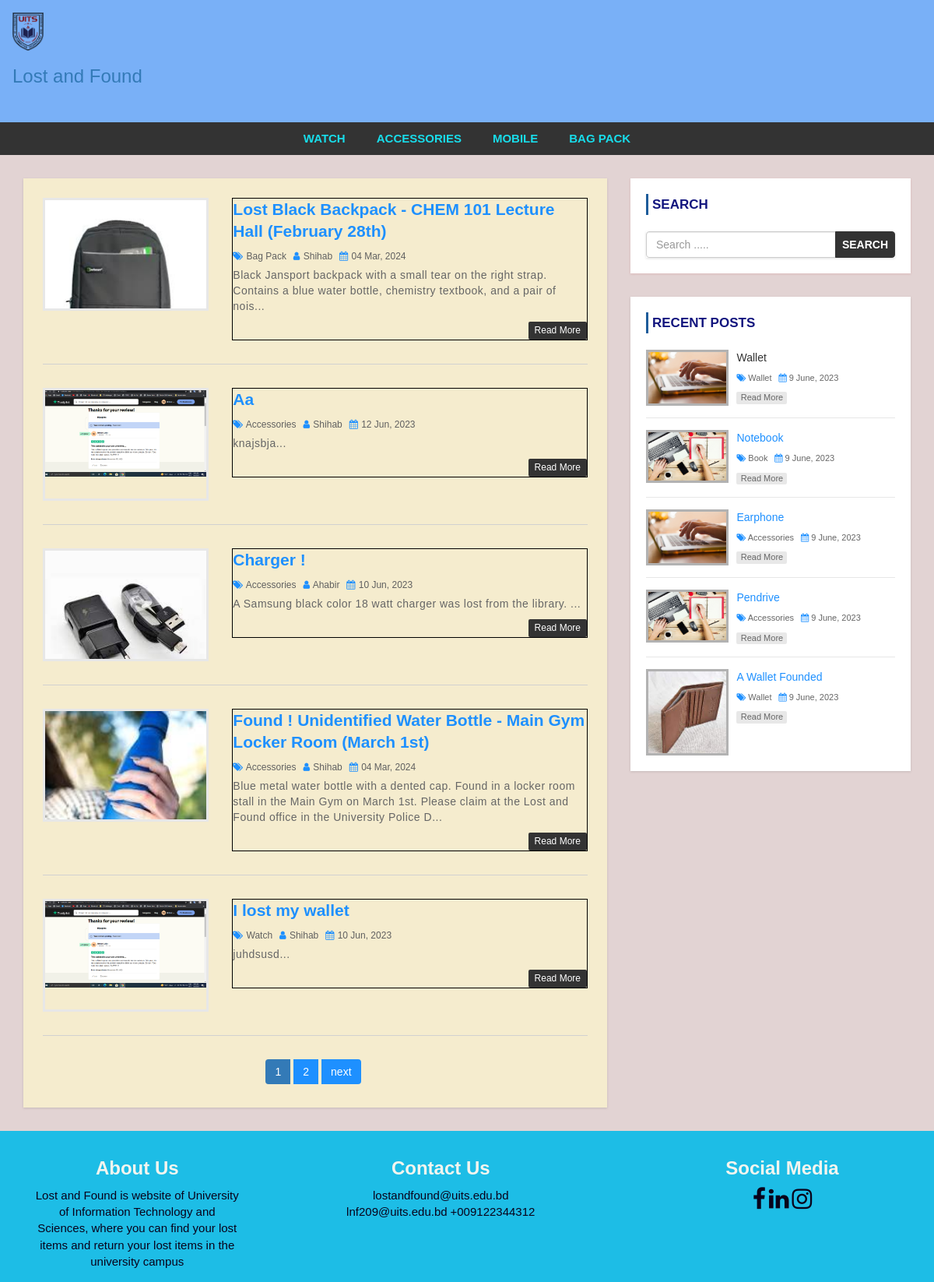
The page / on the database its author committed.
### tables this page shows
CREATE TABLE `category` (
  `category_id` int(11) NOT NULL,
  `category_name` varchar(100) NOT NULL,
  `post` int(11) NOT NULL DEFAULT 0
);

CREATE TABLE `post` (
  `post_id` int(11) NOT NULL,
  `title` varchar(100) NOT NULL,
  `description` text NOT NULL,
  `category` varchar(100) NOT NULL,
  `post_date` varchar(50) NOT NULL,
  `author` int(11) NOT NULL,
  `post_img` varchar(100) NOT NULL
);

CREATE TABLE `user` (
  `user_id` int(10) UNSIGNED NOT NULL,
  `first_name` varchar(30) NOT NULL,
  `last_name` varchar(30) NOT NULL,
  `username` varchar(30) DEFAULT NULL,
  `password` varchar(40) DEFAULT NULL,
  `role` int(11) NOT NULL
);

### index.php (the view, shortened to what this page needs)
<?php include 'header.php'; ?>
    <div id="main-content">
        <div class="container">
            <div class="row">
                <div class="col-md-8">
                    <div class="post-container">
<?php
  include "admin/config.php";
  $limit = 5;
if(isset($_GET['page'])){
  $page_number = $_GET['page'];
}else{
  $page_number = 1;
}
  $offset = ($page_number - 1) * $limit;
$query = "SELECT post.post_id, post.title, post.description,post.post_img, post.post_date,post.category, category.category_name,user.username,post.author FROM post
  LEFT JOIN category ON post.category = category.category_id
  LEFT JOIN user ON post.author = user.user_id
  ORDER BY post.title ASC LIMIT {$offset },{$limit}";
  $result = mysqli_query($connection,$query) or die("Failed");
  $count = mysqli_num_rows($result);
  if($count > 0){
    while($row = mysqli_fetch_assoc($result)){
?>
                    <div class="post-content">
                        <div class="row">
                            <div class="col-md-4">
                                <a class="post-img" href="single.php?id=<?php echo $row['post_id'] ?>"><img src="admin/upload/<?php echo $row['post_img'] ?>" alt=""/></a>
                            </div>
                            <div class="col-md-8">
                                <div class="inner-content clearfix">
                                    <h3><a href='single.php?id=<?php echo $row['post_id'] ?>'><?php echo $row['title'] ?></a></h3>
                                    <div class="post-information">
                                        <span>
                                            <i class="fa fa-tags" aria-hidden="true"></i>
                                            <a href='category.php?cid=<?php echo $row['category'] ?>'><?php echo $row['category_name'] ?></a>
                                        </span>
                                        <span>
                                            <i class="fa fa-user" aria-hidden="true"></i>
                                            <a href='author.php?author_id=<?php echo $row['author'] ?>'><?php echo $row['username'] ?></a>
                                        </span>
                                        <span>
                                            <i class="fa fa-calendar" aria-hidden="true"></i>
                                            <?php echo $row['post_date'] ?>
                                        </span>
                                    </div>
                                    <p class="description">
                                        <?php echo substr($row['description'], 0,170)."..." ?>
                                    </p>
                                    <a class='read-more pull-right' href='single.php?id=<?php echo $row['post_id'] ?>'>read more</a>
                                </div>
                            </div>
                        </div>
                    </div>
      <?php }
      }else{
        echo "No Record Found.";
      }
      $query2 = "SELECT * FROM post ORDER BY title DESC";
      $result2 = mysqli_query($connection,$query2) or die("Failed.");
      if(mysqli_num_rows($result2)){
        $total_records = mysqli_num_rows($result2);
        $total_page = ceil($total_records/$limit);
        echo "<ul class='pagination admin-pagination'>";
        for($i = 1; $i <= $total_page; $i++){
          if($i == $page_number){
            $active = "active";
          }else{
            $active = "";
          }
          echo '<li class='.$active.'><a href="index.php?page='.$i.'">'.$i.'</a></li>';
        }
        if($total_page > $page_number){
          echo '<li><a href="index.php?page='.($page_number+1).'">next</a></li>';
        }
        echo "</ul>";
      }
      ?>
                    </div>
                </div>
                <?php include 'sidebar.php'; ?>
            </div>
        </div>
    </div>
<?php include 'footer.php'; ?>

### header.php (shortened to what this page needs)
<!DOCTYPE html>
<html lang="en">
<head>
    <link rel="stylesheet" href="css/bootstrap.min.css" />
    <link rel="stylesheet" href="css/font-awesome.css">
    <link rel="stylesheet" href="css/style.css">
</head>
<body>
<div id="header">
    <div class="container">
        <div class="row" >
               <nav class="navbar navbar-light bg-light ">
    <img src="images/UITS.png" width="40"  class="d-inline-block" alt="">
    <h3 class="d-inline-block"><a href = "index.php?">  Lost and Found</h3>
</nav>
        </div>
    </div>
</div>
<div id="menu-bar">
    <div class="container">
        <div class="row">
            <div class="col-md-12">
<?php
    include "admin/config.php";
    $query = "SELECT * FROM category WHERE post > 0";
    $result = mysqli_query($connection, $query) or die("Categories query failed.");
    if(mysqli_num_rows($result)){
        $active = "";
 ?>
                <ul class='menu'>
                    <?php
                    while($row = mysqli_fetch_assoc($result)){
                    echo "<li><a class='$active' href='category.php?cid={$row['category_id']}'>{$row['category_name']}</a></li>";
                    }
                    ?>
                </ul>
                <?php } ?>
            </div>
        </div>
    </div>
</div>

### sidebar.php
<div id="sidebar" class="col-md-4">
    <div class="search-box-container">
        <h4>Search</h4>
        <form class="search-post" action="search.php" method ="GET">
            <div class="input-group">
                <input type="text" name="search" class="form-control" placeholder="Search .....">
                <span class="input-group-btn">
                    <button type="submit" class="btn btn-danger">Search</button>
                </span>
            </div>
        </form>
    </div>
    <div class="recent-post-container">
        <h4>Recent Posts</h4>
        <div class="recent-post">
            <a class="post-img" href="">
                <img src="images/post-format.jpg" alt=""/>
            </a>
            <div class="post-content">
                <h5>Wallet</h5>
                <span>
                    <i class="fa fa-tags" aria-hidden="true"></i>
                    <a href='category.php'>Wallet</a>
                </span>
                <span>
                    <i class="fa fa-calendar" aria-hidden="true"></i>
                    9 June, 2023
                </span>
                <a class="read-more" href="single.php">read more</a>
            </div>
        </div>
        <div class="recent-post">
            <a class="post-img" href="">
                <img src="images/post_1.jpg" alt=""/>
            </a>
            <div class="post-content">
                <h5><a href="single.php">Notebook</a></h5>
                <span>
                    <i class="fa fa-tags" aria-hidden="true"></i>
                    <a href='category.php'>Book</a>
                </span>
                <span>
                    <i class="fa fa-calendar" aria-hidden="true"></i>
                    9 June, 2023
                </span>
                <a class="read-more" href="single.php">read more</a>
            </div>
        </div>
        <div class="recent-post">
            <a class="post-img" href="">
                <img src="images/post-format.jpg" alt=""/>
            </a>
            <div class="post-content">
                <h5><a href="single.php">Earphone</a></h5>
                <span>
                    <i class="fa fa-tags" aria-hidden="true"></i>
                    <a href='category.php'>Accessories</a>
                </span>
                <span>
                    <i class="fa fa-calendar" aria-hidden="true"></i>
                    9 June, 2023
                </span>
                <a class="read-more" href="single.php">read more</a>
            </div>
        </div>
        <div class="recent-post">
            <a class="post-img" href="">
                <img src="images/post_1.jpg" alt=""/>
            </a>
            <div class="post-content">
                <h5><a href="single.php">Pendrive</a></h5>
                <span>
                    <i class="fa fa-tags" aria-hidden="true"></i>
                    <a href='category.php'>Accessories</a>
                </span>
                <span>
                    <i class="fa fa-calendar" aria-hidden="true"></i>
                    9 June, 2023
                </span>
                <a class="read-more" href="single.php">read more</a>
            </div>
        </div>
        <div class="recent-post">
            <a class="post-img" href="">
                <img src="images/download.jfif" alt=""/>
            </a>
            <div class="post-content">
                <h5><a href="single.php">A Wallet Founded</a></h5>
                <span>
                    <i class="fa fa-tags" aria-hidden="true"></i>
                    <a href='category.php'>Wallet</a>
                </span>
                <span>
                    <i class="fa fa-calendar" aria-hidden="true"></i>
                    9 June, 2023
                </span>
                <a class="read-more" href="single.php">read more</a>
            </div>
        </div>
    </div>
</div>

### footer.php
<div id ="footer">
    <div class="container">
        <div class="row">
            <div class="col-md-12">
<footer class="ftr mt-4">
        <div class="container">
            <div class="row">
                <div class="col-lg-3 m-3">
                    <div class="title text-dark">
                        <h3 class="fw-bolder title-text"><b>About Us</b></h3>
                    </div>
                    <a class="text-dark ftrBody" href="#" style="font-family: 'Geologica', sans-serif;">Lost and Found is website
                        of University of Information Technology
                        and
                        Sciences, where
                        you can
                        find your lost items and return your lost items in the university campus</a>
                </div>
                <div class="col-lg-5 m-5" style="font-family: 'Geologica', sans-serif;">
                    <div class="title text-dark">
                        <h3 class="fw-bolder title-text"><b>Contact Us</b> </h3>
                    </div>
                    <a class="text-dark" href="#">lostandfound@uits.edu.bd</a> <br>
                    <a class="text-dark d-block" href="#">lnf209@uits.edu.bd</a>
                    <a class="text-dark" href="#">+009122344312</a>
                </div>
                <div class="col-lg-4 m-4" style="font-family: 'Geologica', sans-serif;">
                    <div class="title text-dark">
                        <h3 class="fw-bolder title-text"><b>Social Media</b></h3>
                    </div>
                    <a href="#" button class="fa fa-facebook" style="font-size:30px" ></a>
                    <a href="#" button class="fa fa-linkedin" style="font-size:30px" ></a>
                    <a href="#" button class="fa fa-instagram" style="font-size:30px"></a>
                </div>
            </div>
        </div>
    </footer>
            </div>

### css/style.css (style rules this page uses)
body { background: #e2d3d3; font-family: sans-serif,arial,Helvetica; }
ul { margin:0; padding:0; list-style:none; }
form { background: #fff; padding: 25px; box-shadow:0 1px 3px rgba(0, 0, 0, 0.13); }
#header { background: #79b0f7; text-align: left; padding: 15px; }
#menu-bar { background: #333; text-align: center; }
#menu-bar .menu > li { display: inline-block; }
.menu > li > a { padding: 10px 20px; display: block; text-transform: uppercase; color: #18ddeb; font-size: 15px; font-weight:600; transition:all 0.5s ease 0s; }
#main-content { padding: 30px 0; min-height: 750px; }
#main-content .post-container { background-color:#f5ecce; padding: 25px; box-shadow: 0 1px 3px rgba(3, 0, 5, 0.13); }
#main-content .post-content { border-bottom: 1px solid #d1d1d1; padding: 0 0 30px; margin-bottom:30px; }
#main-content .post-content img { width: 100%; }
#main-content .post-content .post-img { border: 3px solid #e7e7e7; display: block; height: 145px; overflow: hidden; transition: border .3s; }
#main-content .post-content .inner-content { border: 1px solid #000; }
#main-content .post-content h3 { font-size: 21px; line-height: 28px; font-weight: 600; margin: 0 0 7px; }
#main-content .post-content h3 a { color: #1e90ff; transition:all 0.3s; }
#main-content .post-content .post-information span { color: #606060; font-size: 12px; text-transform: capitalize; margin: 0 5px 5px 0; display: inline-block; }
#main-content .post-content .post-information i { color: #1e90ff; margin-right: 1px; }
#main-content .post-content .post-information a { color: #606060; text-decoration: none; }
#main-content .post-content p, #main-content .single-post p { color: #666; font-size: 14px; letter-spacing: 0.5px; margin:0 0 10px; }
#main-content .post-content a.read-more { color: #fff; background-color: #333333; font-size: 12px; text-transform: capitalize; padding: 3px 8px; border-radius: 2px; transition: all 0.3s; }
.pagination { display: block; text-align: center; margin: 0; }
.pagination li { display:inline-block; margin: 0 5px 0 0; }
.pagination li a { border: none; background: #1e90ff; color: #fff; }
i.fa { color:#222; }
#sidebar h4 { color: #12157e; font-size: 17px; line-height: 27px; font-weight:600; text-transform: uppercase; padding: 0 0 0 5px; margin: 0 0 21px; border-left: 3px solid #1e5c9b; }
#sidebar .search-box-container { background-color: #fff; padding: 20px; margin: 0 0 30px; box-shadow: 0 1px 3px rgba(175, 18, 18, 0.13); }
#sidebar .search-post { padding: 0; }
#sidebar .search-post input { color: #606060; }
#sidebar .search-post .btn { font-weight: 600; text-transform: uppercase; padding: 6px 8px; background-color: #333333; border-color: #333333; outline: none; }
#sidebar .recent-post-container { padding: 20px; background: #fff; box-shadow: 0 1px 3px rgba(0, 0, 0, 0.13); }
#sidebar .recent-post { border-bottom: 1px solid #e7e7e7; padding: 0 0 15px; margin: 0 0 15px; }
#sidebar .recent-post:last-child { margin: 0; padding: 0; border: none; }
#sidebar .recent-post .post-img { display: inline-block; width: 33%; border: 3px solid rgba(0,0,0,0.3); vertical-align: top; transition: border .3s; }
#sidebar .recent-post .post-img img { width: 100%; }
#sidebar .recent-post .post-content { width: 65%; display: inline-block; border: none; padding: 0 0 0 7px; margin: 0; }
#sidebar .recent-post h5 { font-size: 14px; line-height: 20px; margin: 0 0 5px; }
#sidebar .recent-post h5 a { color: #1E90FF; }
#sidebar .recent-post span { color: #666; font-size: 11px; display: inline-block; margin: 0 5px 10px 0; }
#sidebar .recent-post span a { color: #666; }
#sidebar .recent-post span i { color: #1E90FF; }
#sidebar .recent-post a.read-more { color: #666; background-color: rgba(0,0,0,0.09); width: 65px; font-size: 11px; text-align: center; padding: 0; display: block; transition: all 0.3s; }
#footer { color: #f5f5ef; padding:15px 0; text-align:center; background-color:#1dbde6; }
#footer a { font-size: 15px; color:#09021b; }

### rows shown on the page
category: category_name "WATCH"
category: category_name "ACCESSORIES"
category: category_name "MOBILE"
category: category_name "BAG PACK"
post: post_img (picture), title "Lost Black Backpack - CHEM 101 Lecture Hall (February 28th)", category.category_name "Bag Pack", user.username "Shihab", post_date "04 Mar, 2024", description "Black Jansport backpack with a small tear on the right strap. Contains a blue water bottle, chemistry textbook, and a pair of nois"
post: post_img (picture), title "Aa", category.category_name "Accessories", user.username "Shihab", post_date "12 Jun, 2023", description "knajsbja"
post: post_img (picture), title "Charger !", category.category_name "Accessories", user.username "Ahabir", post_date "10 Jun, 2023", description "A Samsung black color 18 watt charger was lost from the library."
post: post_img (picture), title "Found ! Unidentified Water Bottle - Main Gym Locker Room (March 1st)", category.category_name "Accessories", user.username "Shihab", post_date "04 Mar, 2024", description "Blue metal water bottle with a dented cap. Found in a locker room stall in the Main Gym on March 1st. Please claim at the Lost and Found office in the University Police D"
post: post_img (picture), title "I lost my wallet", category.category_name "Watch", user.username "Shihab", post_date "10 Jun, 2023", description "juhdsusd"
